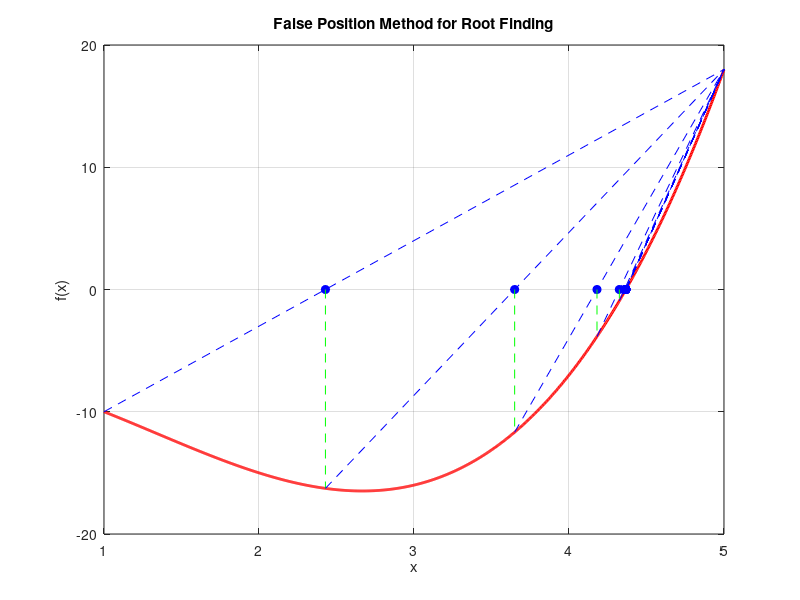

MATLAB code for this plot:
% Define the function with elementwise power operation
f = @(x) x.^3 - 4*x.^2 - 7;

% Set the initial interval [a, b]
a = 1;
b = 5;

% Tolerance (accuracy)
tol = 1e-6;

% Maximum number of iterations
max_iter = 100;

% Check initial condition
if f(a) * f(b) >= 0
    error('The function must have opposite signs at a and b.');
end

% Plot the function
x = linspace(a, b, 1000);
y = f(x);
plot(x, y, 'r', 'LineWidth', 2);
hold on;

% Start the False Position process
for iter = 1:max_iter
    % Calculate the false position (c)
    c = (a * f(b) - b * f(a)) / (f(b) - f(a));
    
    % Plotting the lines and points
    plot([a b], [f(a) f(b)], 'b--'); % Line connecting a and b
    plot(c, 0, 'bo', 'MarkerFaceColor', 'b'); % Point c on the x-axis
    plot([c c], [0 f(c)], 'g--'); % Vertical line from c to curve f(c)
    
    % Check the stopping condition
    if abs(f(c)) < tol || (b - a) / 2 < tol
        fprintf('Root found at c = %.6f\n', c);
        break;
    end
    
    % Update the interval
    if f(c) * f(a) < 0
        b = c;
    else
        a = c;
    end
    
    % Display iteration information
    fprintf('Iteration %d: a = %.6f, b = %.6f, c = %.6f, f(c) = %.6f\n', iter, a, b, c, f(c));
end

% Check if the root was found or the maximum iterations were reached
if iter == max_iter
    fprintf('Maximum number of iterations reached. Approximate root at c = %.6f\n', c);
end

% Graph settings
xlabel('x');
ylabel('f(x)');
grid on;
title('False Position Method for Root Finding');
hold off;
